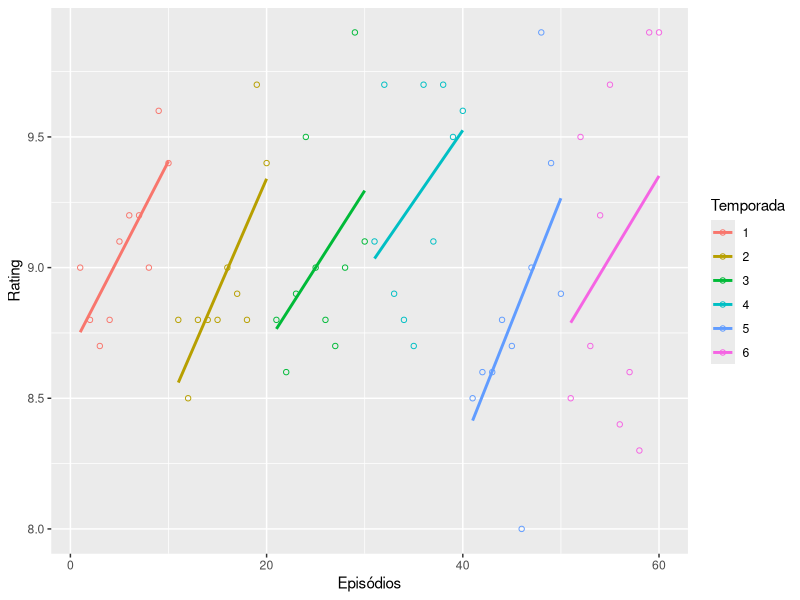
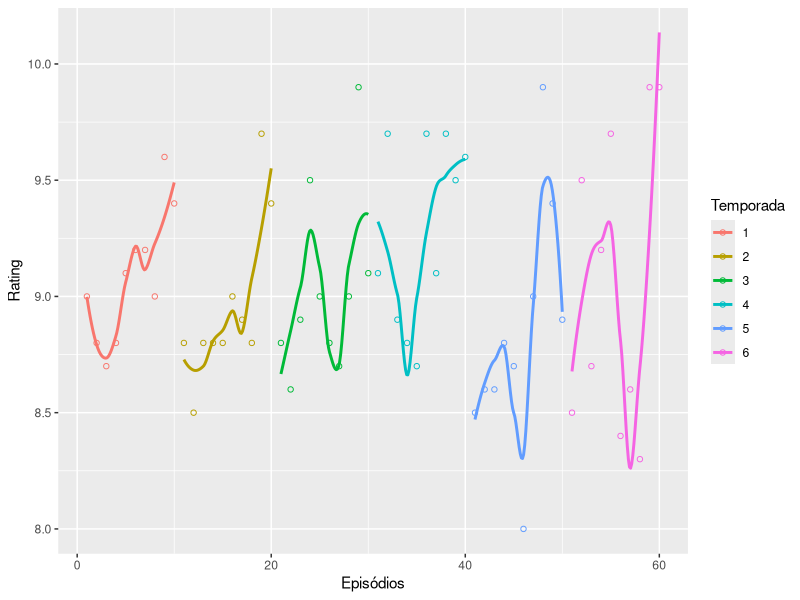

Reproduce these figures in R, in order.
library(ggplot2)

# read the data and combine the columns

got.season  <- scan(file="got.season.dat")
got.episode <- scan(file="got.episode.dat")
got.rating  <- scan(file="got.rating.dat")

got           <- cbind(got.season, got.episode, got.rating)
got           <- data.frame(got)
colnames(got) <- c("Temporada", "Episode", "Rating")

ordem <- sort(got.season*100 + got.episode, index.return=TRUE)$ix

got      <- got[ordem, ]
got[, 1] <- as.character(got[, 1])

# plots

library(ggplot2)

#qplot(1:length(ordem), Rating, data=twentyfour, color=Season, xlab="Episode", ylab="Rating", main="24 Ratings by Season")

Episódios = 1:length(ordem)

ggplot(got, aes(x=Episódios, y=Rating, color=Temporada), xlab="Episódio", ylab="Rating", main="Game of Thrones Ratings por Temporada") + geom_smooth(method=lm,se=FALSE) + geom_point(shape=1, solid=TRUE)

ggplot(got, aes(x=Episódios, y=Rating, color=Temporada), xlab="Episódio", ylab="Rating", main="Game of Thrones Ratings por Temporada") + geom_smooth(method=loess,se=FALSE) + geom_point(shape=1, solid=TRUE)
